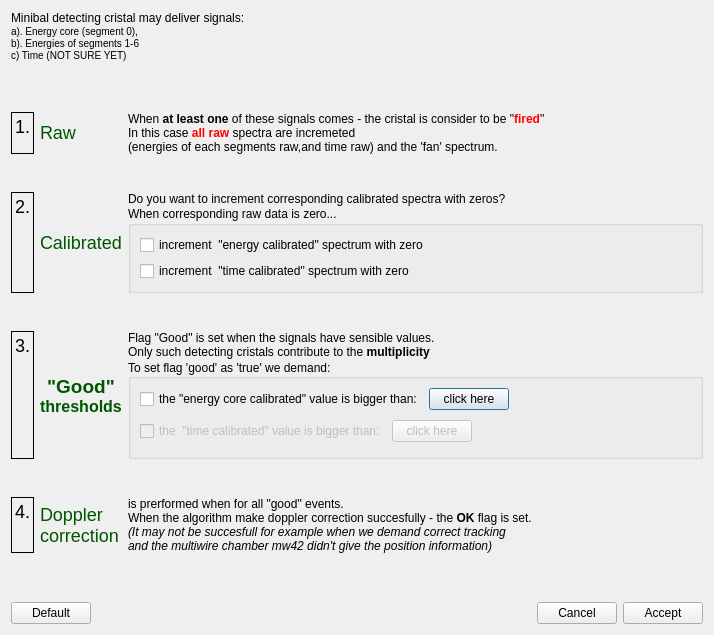
<?xml version="1.0" encoding="UTF-8"?>
<ui version="4.0">
 <class>T4good_minibal</class>
 <widget class="QDialog" name="T4good_minibal">
  <property name="geometry">
   <rect>
    <x>0</x>
    <y>0</y>
    <width>714</width>
    <height>635</height>
   </rect>
  </property>
  <property name="windowTitle">
   <string>Dialog</string>
  </property>
  <layout class="QVBoxLayout" name="verticalLayout_4">
   <item>
    <widget class="QLabel" name="textLabel1">
     <property name="frameShape">
      <enum>QFrame::NoFrame</enum>
     </property>
     <property name="frameShadow">
      <enum>QFrame::Plain</enum>
     </property>
     <property name="text">
      <string>Minibal detecting cristal may deliver  signals: &lt;br&gt;&lt;font size=&quot;-1&quot;&gt;a). Energy core (segment 0),  &lt;br&gt;b). Energies of segments 1-6  &lt;br&gt;c) Time (NOT SURE YET)&lt;/font&gt;</string>
     </property>
     <property name="wordWrap">
      <bool>false</bool>
     </property>
    </widget>
   </item>
   <item>
    <spacer name="verticalSpacer_2">
     <property name="orientation">
      <enum>Qt::Vertical</enum>
     </property>
     <property name="sizeHint" stdset="0">
      <size>
       <width>20</width>
       <height>40</height>
      </size>
     </property>
    </spacer>
   </item>
   <item>
    <layout class="QGridLayout" name="gridLayout">
     <property name="verticalSpacing">
      <number>38</number>
     </property>
     <item row="2" column="0">
      <widget class="QLabel" name="textLabel1_3_3_3">
       <property name="frameShape">
        <enum>QFrame::Panel</enum>
       </property>
       <property name="text">
        <string>&lt;font size=&quot;+2&quot;&gt;3.&lt;/font&gt;</string>
       </property>
       <property name="alignment">
        <set>Qt::AlignTop</set>
       </property>
       <property name="wordWrap">
        <bool>true</bool>
       </property>
      </widget>
     </item>
     <item row="1" column="2">
      <layout class="QVBoxLayout" name="_6">
       <item>
        <widget class="QLabel" name="textLabel1_6">
         <property name="text">
          <string>Do you want to increment corresponding calibrated spectra with zeros?</string>
         </property>
         <property name="alignment">
          <set>Qt::AlignVCenter</set>
         </property>
         <property name="wordWrap">
          <bool>false</bool>
         </property>
        </widget>
       </item>
       <item>
        <widget class="QGroupBox" name="groupBox">
         <property name="title">
          <string>When corresponding raw data is zero...</string>
         </property>
         <layout class="QVBoxLayout" name="verticalLayout_2">
          <item>
           <layout class="QVBoxLayout" name="_8">
            <item>
             <widget class="QCheckBox" name="checkBox_call_req_energy">
              <property name="text">
               <string>increment  &quot;energy calibrated&quot; spectrum with zero</string>
              </property>
             </widget>
            </item>
            <item>
             <widget class="QCheckBox" name="checkBox_call_req_tim">
              <property name="text">
               <string>increment  &quot;time calibrated&quot; spectrum with zero</string>
              </property>
             </widget>
            </item>
           </layout>
          </item>
         </layout>
        </widget>
       </item>
      </layout>
     </item>
     <item row="0" column="1">
      <widget class="QLabel" name="textLabel1_3">
       <property name="text">
        <string>&lt;font color=&quot;#005500&quot; size=&quot;+2&quot;&gt;Raw&lt;/font&gt;</string>
       </property>
       <property name="wordWrap">
        <bool>false</bool>
       </property>
      </widget>
     </item>
     <item row="2" column="1">
      <widget class="QLabel" name="textLabel1_3_2_2">
       <property name="maximumSize">
        <size>
         <width>100</width>
         <height>40</height>
        </size>
       </property>
       <property name="text">
        <string>&lt;html&gt;&lt;head/&gt;&lt;body&gt;&lt;p align=&quot;center&quot;&gt;&lt;span style=&quot; font-size:14pt; font-weight:600; color:#005500;&quot;&gt;&amp;quot;Good&amp;quot;&lt;/span&gt;&lt;span style=&quot; font-size:12pt; font-weight:600; color:#005500;&quot;&gt;&lt;br/&gt;thresholds&lt;/span&gt;&lt;/p&gt;&lt;/body&gt;&lt;/html&gt;</string>
       </property>
       <property name="wordWrap">
        <bool>false</bool>
       </property>
      </widget>
     </item>
     <item row="0" column="2">
      <layout class="QVBoxLayout" name="_4">
       <item>
        <widget class="QLabel" name="textLabel1_2">
         <property name="maximumSize">
          <size>
           <width>32767</width>
           <height>77</height>
          </size>
         </property>
         <property name="text">
          <string>When &lt;b&gt;at least one&lt;/b&gt; of these signals comes - the cristal is consider to be &quot;&lt;font color=&quot;#ff0000&quot;&gt;&lt;b&gt;fired&lt;/b&gt;&lt;/font&gt;&quot;&lt;br&gt;In this case &lt;b&gt;&lt;font color=&quot;#ff0000&quot;&gt;all raw&lt;/font&gt;&lt;/b&gt; spectra are incremeted &lt;br&gt;(energies of each segments raw,and time raw) and the 'fan' spectrum.</string>
         </property>
         <property name="alignment">
          <set>Qt::AlignVCenter</set>
         </property>
         <property name="wordWrap">
          <bool>false</bool>
         </property>
        </widget>
       </item>
      </layout>
     </item>
     <item row="1" column="0">
      <widget class="QLabel" name="textLabel1_3_3_2">
       <property name="maximumSize">
        <size>
         <width>30</width>
         <height>152</height>
        </size>
       </property>
       <property name="frameShape">
        <enum>QFrame::Panel</enum>
       </property>
       <property name="text">
        <string>&lt;font size=&quot;+2&quot;&gt;2.&lt;/font&gt;</string>
       </property>
       <property name="alignment">
        <set>Qt::AlignTop</set>
       </property>
       <property name="wordWrap">
        <bool>true</bool>
       </property>
      </widget>
     </item>
     <item row="1" column="1">
      <widget class="QLabel" name="textLabel1_3_2">
       <property name="text">
        <string>&lt;font color=&quot;#005500&quot; size=&quot;+2&quot;&gt;Calibrated&lt;/font&gt;</string>
       </property>
       <property name="wordWrap">
        <bool>false</bool>
       </property>
      </widget>
     </item>
     <item row="0" column="0">
      <widget class="QLabel" name="textLabel1_3_3">
       <property name="maximumSize">
        <size>
         <width>30</width>
         <height>138</height>
        </size>
       </property>
       <property name="frameShape">
        <enum>QFrame::Panel</enum>
       </property>
       <property name="text">
        <string>&lt;font size=&quot;+2&quot;&gt;1.&lt;/font&gt;</string>
       </property>
       <property name="alignment">
        <set>Qt::AlignTop</set>
       </property>
       <property name="wordWrap">
        <bool>true</bool>
       </property>
      </widget>
     </item>
     <item row="2" column="2">
      <layout class="QVBoxLayout" name="verticalLayout">
       <item>
        <widget class="QLabel" name="textLabel1_4">
         <property name="text">
          <string>Flag &quot;Good&quot; is set when the signals have sensible values.&lt;br&gt;Only such detecting cristals contribute to the &lt;b&gt;multiplicity&lt;/b&gt;</string>
         </property>
         <property name="alignment">
          <set>Qt::AlignVCenter</set>
         </property>
         <property name="wordWrap">
          <bool>true</bool>
         </property>
        </widget>
       </item>
       <item>
        <widget class="QGroupBox" name="buttonGroup2">
         <property name="title">
          <string>To set flag 'good' as 'true' we demand:</string>
         </property>
         <property name="alignment">
          <set>Qt::AlignLeading|Qt::AlignLeft|Qt::AlignVCenter</set>
         </property>
         <layout class="QVBoxLayout" name="verticalLayout_3">
          <item>
           <layout class="QHBoxLayout" name="_16">
            <item>
             <widget class="QCheckBox" name="checkBox_good_core_energy">
              <property name="text">
               <string>the &quot;energy core calibrated&quot; value is bigger than:</string>
              </property>
             </widget>
            </item>
            <item>
             <widget class="QPushButton" name="pushline_core_energy_good_threshold">
              <property name="text">
               <string>click here</string>
              </property>
             </widget>
            </item>
            <item>
             <spacer name="spacer4">
              <property name="orientation">
               <enum>Qt::Horizontal</enum>
              </property>
              <property name="sizeType">
               <enum>QSizePolicy::Expanding</enum>
              </property>
              <property name="sizeHint" stdset="0">
               <size>
                <width>60</width>
                <height>20</height>
               </size>
              </property>
             </spacer>
            </item>
           </layout>
          </item>
          <item>
           <layout class="QHBoxLayout" name="_17">
            <item>
             <widget class="QCheckBox" name="checkBox_good_time">
              <property name="enabled">
               <bool>false</bool>
              </property>
              <property name="text">
               <string>the  &quot;time calibrated&quot; value is bigger than:</string>
              </property>
             </widget>
            </item>
            <item>
             <widget class="QPushButton" name="push_time_threshold">
              <property name="enabled">
               <bool>false</bool>
              </property>
              <property name="text">
               <string>click here</string>
              </property>
             </widget>
            </item>
            <item>
             <spacer name="spacer5">
              <property name="orientation">
               <enum>Qt::Horizontal</enum>
              </property>
              <property name="sizeType">
               <enum>QSizePolicy::Expanding</enum>
              </property>
              <property name="sizeHint" stdset="0">
               <size>
                <width>178</width>
                <height>31</height>
               </size>
              </property>
             </spacer>
            </item>
           </layout>
          </item>
         </layout>
        </widget>
       </item>
      </layout>
     </item>
     <item row="3" column="0">
      <widget class="QLabel" name="textLabel1_3_3_4">
       <property name="maximumSize">
        <size>
         <width>32</width>
         <height>32767</height>
        </size>
       </property>
       <property name="frameShape">
        <enum>QFrame::Panel</enum>
       </property>
       <property name="frameShadow">
        <enum>QFrame::Plain</enum>
       </property>
       <property name="text">
        <string>&lt;font size=&quot;+2&quot;&gt;4.&lt;/font&gt;</string>
       </property>
       <property name="alignment">
        <set>Qt::AlignTop</set>
       </property>
       <property name="wordWrap">
        <bool>true</bool>
       </property>
      </widget>
     </item>
     <item row="3" column="1">
      <widget class="QLabel" name="textLabel1_5">
       <property name="text">
        <string>&lt;html&gt;&lt;head/&gt;&lt;body&gt;&lt;p&gt;&lt;span style=&quot; font-size:x-large; color:#005500;&quot;&gt;Doppler &lt;br/&gt;correction&lt;/span&gt;&lt;/p&gt;&lt;/body&gt;&lt;/html&gt;</string>
       </property>
       <property name="wordWrap">
        <bool>false</bool>
       </property>
      </widget>
     </item>
     <item row="3" column="2">
      <widget class="QLabel" name="textLabel1_7">
       <property name="text">
        <string>&lt;html&gt;&lt;body&gt;&lt;p&gt;is prerformed when for all &amp;quot;good&amp;quot; events.&lt;br/&gt;When the algorithm make doppler correction succesfully - the&lt;span style=&quot; font-weight:600;&quot;&gt; OK&lt;/span&gt; flag is set.&lt;br/&gt;&lt;span style=&quot; font-style:italic;&quot;&gt;(It may not be succesfull for example when we demand correct tracking&lt;br/&gt;and the multiwire chamber mw42 didn't give the position information)&lt;/span&gt;&lt;/p&gt;&lt;/body&gt;&lt;/html&gt;</string>
       </property>
       <property name="wordWrap">
        <bool>false</bool>
       </property>
      </widget>
     </item>
    </layout>
   </item>
   <item>
    <spacer name="verticalSpacer">
     <property name="orientation">
      <enum>Qt::Vertical</enum>
     </property>
     <property name="sizeHint" stdset="0">
      <size>
       <width>20</width>
       <height>38</height>
      </size>
     </property>
    </spacer>
   </item>
   <item>
    <layout class="QHBoxLayout" name="_10">
     <item>
      <widget class="QPushButton" name="push_default">
       <property name="text">
        <string>Default</string>
       </property>
      </widget>
     </item>
     <item>
      <spacer name="spacer6">
       <property name="orientation">
        <enum>Qt::Horizontal</enum>
       </property>
       <property name="sizeType">
        <enum>QSizePolicy::Expanding</enum>
       </property>
       <property name="sizeHint" stdset="0">
        <size>
         <width>51</width>
         <height>21</height>
        </size>
       </property>
      </spacer>
     </item>
     <item>
      <widget class="QPushButton" name="push_cancel">
       <property name="sizePolicy">
        <sizepolicy hsizetype="Preferred" vsizetype="Fixed">
         <horstretch>0</horstretch>
         <verstretch>0</verstretch>
        </sizepolicy>
       </property>
       <property name="text">
        <string>Cancel</string>
       </property>
      </widget>
     </item>
     <item>
      <widget class="QPushButton" name="puss_accept">
       <property name="sizePolicy">
        <sizepolicy hsizetype="Preferred" vsizetype="Fixed">
         <horstretch>0</horstretch>
         <verstretch>0</verstretch>
        </sizepolicy>
       </property>
       <property name="text">
        <string>Accept</string>
       </property>
       <property name="default">
        <bool>false</bool>
       </property>
      </widget>
     </item>
    </layout>
   </item>
  </layout>
 </widget>
 <resources/>
 <connections>
  <connection>
   <sender>push_cancel</sender>
   <signal>clicked()</signal>
   <receiver>T4good_minibal</receiver>
   <slot>reject()</slot>
   <hints>
    <hint type="sourcelabel">
     <x>601</x>
     <y>625</y>
    </hint>
    <hint type="destinationlabel">
     <x>525</x>
     <y>616</y>
    </hint>
   </hints>
  </connection>
  <connection>
   <sender>puss_accept</sender>
   <signal>clicked()</signal>
   <receiver>T4good_minibal</receiver>
   <slot>accept()</slot>
   <hints>
    <hint type="sourcelabel">
     <x>674</x>
     <y>621</y>
    </hint>
    <hint type="destinationlabel">
     <x>697</x>
     <y>582</y>
    </hint>
   </hints>
  </connection>
 </connections>
</ui>
